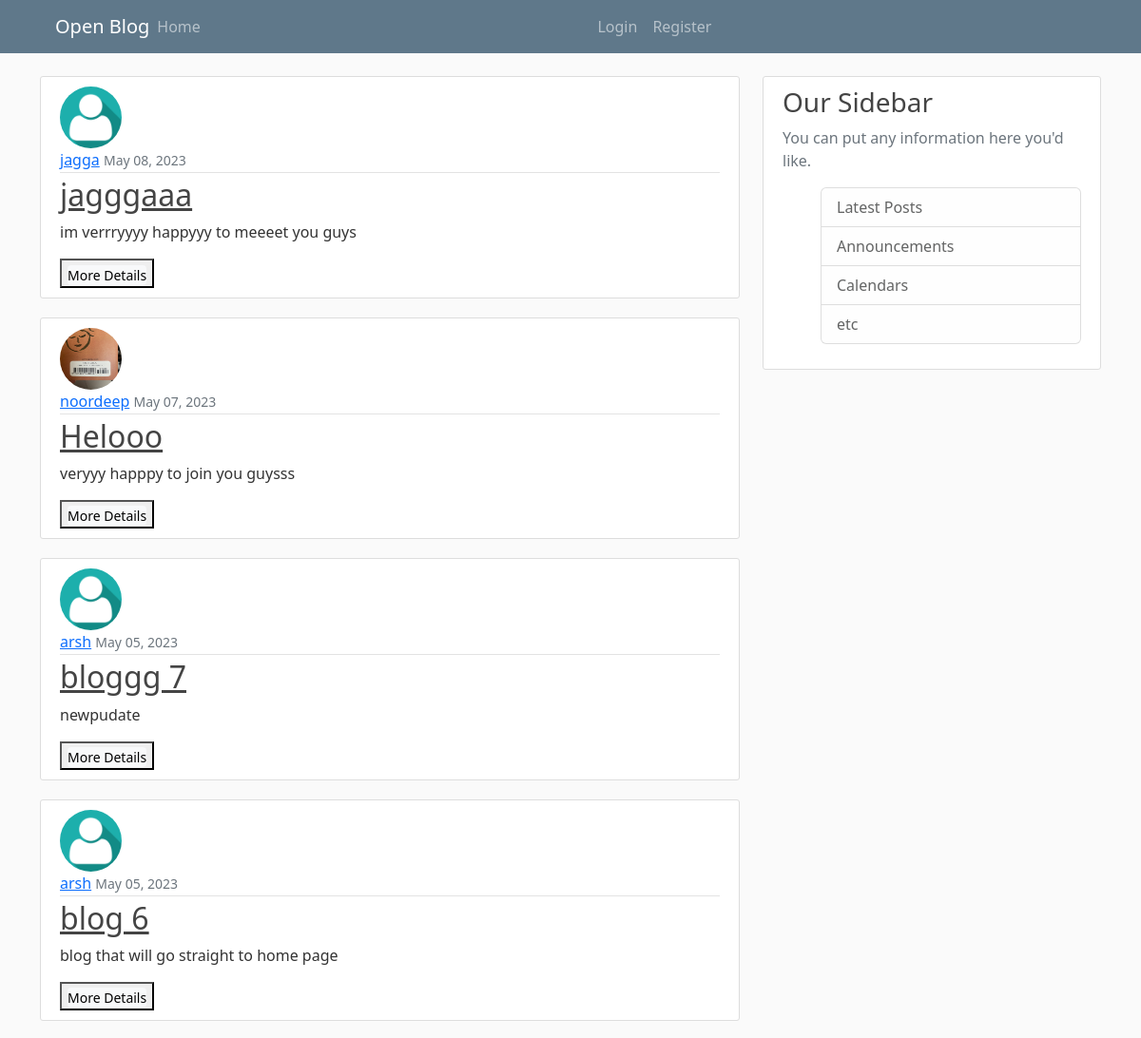
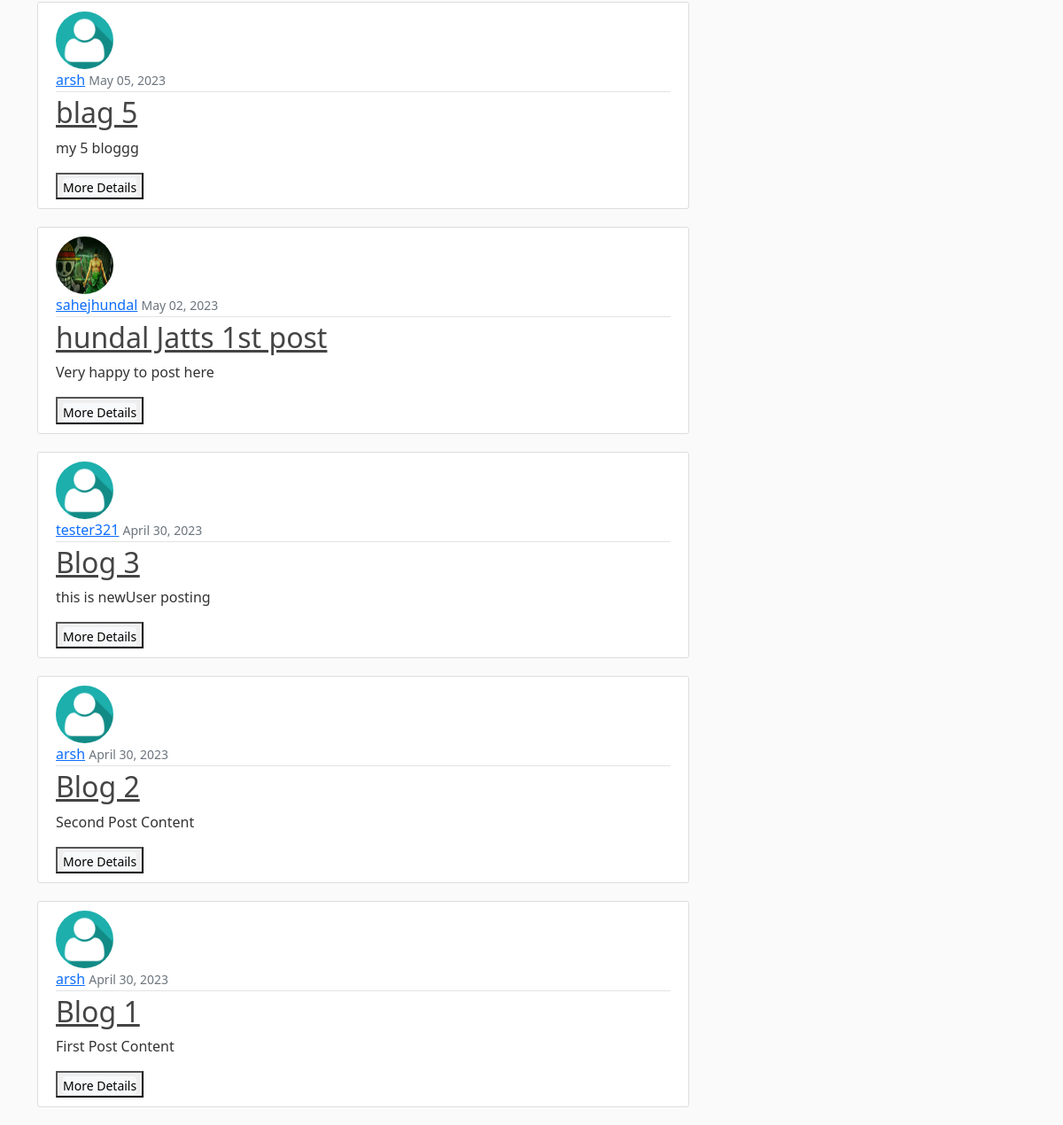
The page / on the database its author committed (2 pictures, top to bottom).
### blog/models.py (models this page shows, shortened)
class Post(models.Model):
    title = models.CharField(max_length=100)
    content = models.TextField()
    date_posted = models.DateTimeField(default=timezone.now)
    author = models.ForeignKey(User, on_delete = models.CASCADE)
    likes = models.ManyToManyField(User, related_name= 'blog_post_like')

### users/models.py (models this page shows, shortened)
class Profile(models.Model):
    user = models.OneToOneField(User, on_delete=models.CASCADE)
    image = models.ImageField(default='default.jpg', upload_to='profile_pics')

### blog/views.py (the view)
# urls.py: path('', views.PostListView.as_view(), name= 'Blog-home'),
class PostListView(ListView):
    model = Post
    template_name = 'blog/home.html'
    context_object_name = 'key'
    ordering = ['-date_posted']

### blog/templates/blog/home.html
<!DOCTYPE html>
{% extends 'blog/base.html' %}
{% block content %}
    {% for x in key %}
        <article class="media content-section">
            <img class= "rounded-circle article-img" src="{{ x.author.profile.image.url }}">
        <div class="media-body">
            <div class="article-metadata">
            <a class="mr-2" href="#">{{ x.author }}</a>
            <small class="text-muted">{{ x.date_posted|date:"F d, Y" }}</small>
            </div>
            <h2><a class="article-title" href="{% url 'post-detail' x.id %}">{{ x.title }}</a></h2>
            <p class="article-content">{{ x.content }}</p>
        </div>
        <button><a style= "margin: 0; border: 0; padding: 0; " class="btn btn-light btn-sm" href="{% url 'post-detail' x.id %}">More Details</a></button>
        </article>
    {% endfor %}
{% endblock content %}

### blog/templates/blog/base.html (shortened to what this page needs)
{% load static %}
<!DOCTYPE html>
<html lang="en">
<head>
    <link rel="stylesheet" href="https://cdn.jsdelivr.net/npm/bootstrap@5.2.3/dist/css/bootstrap.rtl.min.css">
    <link rel= "stylesheet" type = "text/css" href = "{% static 'blog/main.css' %}">
</head>
<body>
    <header class="site-header">
        <nav class="navbar navbar-expand-md navbar-dark bg-steel fixed-top">
          <div class="container">
            <a class="navbar-brand mr-4" href="{% url 'Blog-home' %}">Open Blog</a>
            <div class="collapse navbar-collapse" id="navbarToggle">
              <div class="navbar-nav mr-auto">
                <a class="nav-item nav-link" href="{% url 'Blog-home' %}">Home</a>
              </div>
              <div class="navbar-nav">
                {% if request.user.is_authenticated %}
                <a class="nav-item nav-link" href={% url 'post-create'%}>New Post</a>
                <a class="nav-item nav-link" href={% url 'profile'%}>Profile</a>
                  <a class="nav-item nav-link" href={% url 'logout'%}>Logout</a>
                {% else %}
                  <a class="nav-item nav-link" href={% url 'login' %}>Login</a>
                  <a class="nav-item nav-link" href={% url 'users-register' %}>Register</a>
                {% endif %}
              </div>
            </div>
          </div>
        </nav>
      </header>
      <main role="main" class="container">
        <div class="row">
          <div class="col-md-8">
            {% block content %}{% endblock %}
          </div>
          <div class="col-md-4">
            <div class="content-section">
              <h3>Our Sidebar</h3>
              <p class='text-muted'>You can put any information here you'd like.
                <ul class="list-group">
                  <li class="list-group-item list-group-item-light">Latest Posts</li>
                  <li class="list-group-item list-group-item-light">Announcements</li>
                  <li class="list-group-item list-group-item-light">Calendars</li>
                  <li class="list-group-item list-group-item-light">etc</li>
                </ul>
              </p>
            </div>
          </div>
        </div>
      </main>
</body>
</html>

### blog/static/blog/main.css (style rules this page uses)
body { background: #fafafa; color: #333333; margin-top: 5rem; }
h1, h2, h3, h4, h5, h6 { color: #444444; }
ul { margin: 0; }
.bg-steel { background-color: #5f788a; }
.navbar-nav { margin-right: auto; }
.content-section { background: #ffffff; padding: 10px 20px; border: 1px solid #dddddd; border-radius: 3px; margin-bottom: 20px; }
.article-title { color: #444444; }
.article-content { white-space: pre-line; }
.article-img { height: 65px; width: 65px; margin-right: 16px; }
.article-metadata { padding-bottom: 1px; margin-bottom: 4px; border-bottom: 1px solid #e3e3e3 }

### rows shown on the page
Post: author.profile.image (placeholder picture), author "jagga", date_posted "May 08, 2023", title "jagggaaa", content "im verrryyyy happyyy to meeeet you guys"
Post: author.profile.image (picture), author "noordeep", date_posted "May 07, 2023", title "Helooo", content "veryyy happpy to join you guysss"
Post: author.profile.image (placeholder picture), author "arsh", date_posted "May 05, 2023", title "bloggg 7", content "newpudate"
Post: author.profile.image (placeholder picture), author "arsh", date_posted "May 05, 2023", title "blog 6", content "blog that will go straight to home page"
Post: author.profile.image (placeholder picture), author "arsh", date_posted "May 05, 2023", title "blag 5", content "my 5 bloggg"
Post: author.profile.image (picture), author "sahejhundal", date_posted "May 02, 2023", title "hundal Jatts 1st post", content "Very happy to post here"
Post: author.profile.image (placeholder picture), author "tester321", date_posted "April 30, 2023", title "Blog 3", content "this is newUser posting"
Post: author.profile.image (placeholder picture), author "arsh", date_posted "April 30, 2023", title "Blog 2", content "Second Post Content"
Post: author.profile.image (placeholder picture), author "arsh", date_posted "April 30, 2023", title "Blog 1", content "First Post Content"
